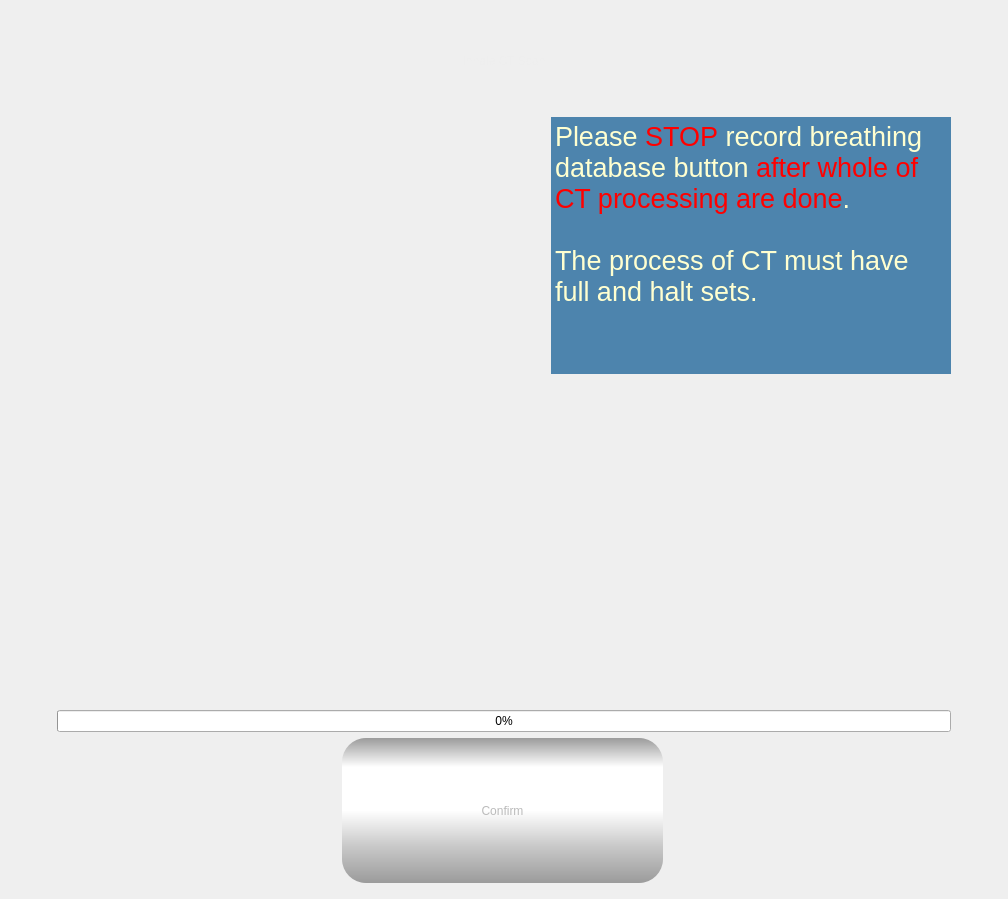
          <widget class="QWidget" name="pgStartInhaleCT">
           <layout class="QGridLayout" name="gridLayout_18">
            <item row="0" column="0" colspan="4">
             <widget class="QLabel" name="label_title_10">
              <property name="minimumSize">
               <size>
                <width>0</width>
                <height>100</height>
               </size>
              </property>
              <property name="maximumSize">
               <size>
                <width>16777215</width>
                <height>100</height>
               </size>
              </property>
              <property name="styleSheet">
               <string notr="true">	color:#eeeeee;
	font: 64pt &quot;Cascadia Code SemiBold&quot;;
	padding:0px;
	margin:0px;</string>
              </property>
              <property name="text">
               <string>Inhale CT Scan</string>
              </property>
              <property name="alignment">
               <set>Qt::AlignCenter</set>
              </property>
             </widget>
            </item>
            <item row="1" column="0">
             <spacer name="horizontalSpacer_8">
              <property name="orientation">
               <enum>Qt::Horizontal</enum>
              </property>
              <property name="sizeHint" stdset="0">
               <size>
                <width>40</width>
                <height>20</height>
               </size>
              </property>
             </spacer>
            </item>
            <item row="1" column="1" rowspan="2">
             <widget class="QWidget" name="wdgInhaleImg" native="true">
              <property name="minimumSize">
               <size>
                <width>488</width>
                <height>520</height>
               </size>
              </property>
              <property name="maximumSize">
               <size>
                <width>488</width>
                <height>520</height>
               </size>
              </property>
              <property name="styleSheet">
               <string notr="true">border-image:url(image/Inhale.png);</string>
              </property>
             </widget>
            </item>
            <item row="1" column="2">
             <widget class="QTextBrowser" name="tbsCTScan">
              <property name="sizePolicy">
               <sizepolicy hsizetype="Minimum" vsizetype="Minimum">
                <horstretch>0</horstretch>
                <verstretch>0</verstretch>
               </sizepolicy>
              </property>
              <property name="minimumSize">
               <size>
                <width>400</width>
                <height>0</height>
               </size>
              </property>
              <property name="maximumSize">
               <size>
                <width>16777215</width>
                <height>400</height>
               </size>
              </property>
              <property name="mouseTracking">
               <bool>false</bool>
              </property>
              <property name="focusPolicy">
               <enum>Qt::NoFocus</enum>
              </property>
              <property name="styleSheet">
               <string notr="true">font: 18pt &quot;Arial&quot;;
background-color:rgb(77,132,173);
color:rgb(255, 255, 208);
border:0px;
selection-color: none;
selection-background-color: none;</string>
              </property>
              <property name="html">
               <string>&lt;!DOCTYPE HTML PUBLIC &quot;-//W3C//DTD HTML 4.0//EN&quot; &quot;http://www.w3.org/TR/REC-html40/strict.dtd&quot;&gt;
&lt;html&gt;&lt;head&gt;&lt;meta name=&quot;qrichtext&quot; content=&quot;1&quot; /&gt;&lt;style type=&quot;text/css&quot;&gt;
p, li { white-space: pre-wrap; }
&lt;/style&gt;&lt;/head&gt;&lt;body style=&quot; font-family:'Arial'; font-size:18pt; font-weight:400; font-style:normal;&quot;&gt;
&lt;p style=&quot; margin-top:0px; margin-bottom:0px; margin-left:0px; margin-right:0px; -qt-block-indent:0; text-indent:0px;&quot;&gt;&lt;span style=&quot; font-size:20pt;&quot;&gt;Please &lt;/span&gt;&lt;span style=&quot; font-size:20pt; color:#ff0000;&quot;&gt;STOP&lt;/span&gt;&lt;span style=&quot; font-size:20pt;&quot;&gt; record breathing database button &lt;/span&gt;&lt;span style=&quot; font-size:20pt; color:#ff0000;&quot;&gt;after whole of CT processing are done&lt;/span&gt;&lt;span style=&quot; font-size:20pt;&quot;&gt;. &lt;/span&gt;&lt;/p&gt;
&lt;p style=&quot;-qt-paragraph-type:empty; margin-top:0px; margin-bottom:0px; margin-left:0px; margin-right:0px; -qt-block-indent:0; text-indent:0px; font-family:'PMingLiU'; font-size:20pt;&quot;&gt;&lt;br /&gt;&lt;/p&gt;
&lt;p style=&quot; margin-top:0px; margin-bottom:0px; margin-left:0px; margin-right:0px; -qt-block-indent:0; text-indent:0px;&quot;&gt;&lt;span style=&quot; font-size:20pt;&quot;&gt;The process of CT must have full and halt sets.&lt;/span&gt;&lt;/p&gt;&lt;/body&gt;&lt;/html&gt;</string>
              </property>
             </widget>
            </item>
            <item row="1" column="3">
             <spacer name="horizontalSpacer_26">
              <property name="orientation">
               <enum>Qt::Horizontal</enum>
              </property>
              <property name="sizeHint" stdset="0">
               <size>
                <width>40</width>
                <height>20</height>
               </size>
              </property>
             </spacer>
            </item>
            <item row="2" column="2">
             <widget class="QWidget" name="wdgIntraCT_2" native="true">
              <property name="minimumSize">
               <size>
                <width>0</width>
                <height>0</height>
               </size>
              </property>
              <property name="maximumSize">
               <size>
                <width>600</width>
                <height>450</height>
               </size>
              </property>
              <property name="styleSheet">
               <string notr="true">border-image:url(image/IntraCT.jpg);</string>
              </property>
             </widget>
            </item>
            <item row="5" column="0" colspan="4">
             <layout class="QHBoxLayout" name="horizontalLayout_9">
              <item>
               <widget class="QPushButton" name="btnNext_scanCT">
                <property name="enabled">
                 <bool>false</bool>
                </property>
                <property name="sizePolicy">
                 <sizepolicy hsizetype="Maximum" vsizetype="Fixed">
                  <horstretch>0</horstretch>
                  <verstretch>0</verstretch>
                 </sizepolicy>
                </property>
                <property name="minimumSize">
                 <size>
                  <width>324</width>
                  <height>150</height>
                 </size>
                </property>
                <property name="styleSheet">
                 <string notr="true">QPushButton{
font: 48pt &quot;Arial&quot;;
color:#666666;
border-radius:24px;
background-color: qlineargradient(spread:pad, x1:0, y1:0, x2:0, y2:1, stop:0 rgba(0, 155, 155, 255), stop:0.2 rgba(88, 239, 255, 255), stop:0.5 rgba(88, 239, 255, 255), stop:0.75 rgba(0, 200, 200, 255),  stop:1 rgba(0, 155, 155, 255));
padding: 0px 20px;
margin-bottom:5px;
margin-right:3px;
}

QPushButton:hover{
color:#aa3333;
background-color: qlineargradient(spread:pad, x1:0, y1:0, x2:0, y2:1, stop:0 rgba(50, 155, 155, 255), stop:0.2 rgba(150, 239, 255, 255), stop:0.5 rgba(150, 239, 255, 255), stop:0.75 rgba(50, 200, 200, 255),  stop:1 rgba(50, 155, 155, 255));
}

QPushButton:pressed{
	margin-top:5px;
	margin-bottom:0px;
	margin-left:3px;
	margin-right:0px;
}

QPushButton:disabled{
	color:#bbb;
	background-color: qlineargradient(spread:pad, x1:0, y1:0, x2:0, y2:1, stop:0 rgba(155, 155, 155, 255), stop:0.2 rgba(255, 255, 255, 255), stop:0.5 rgba(255, 255, 255, 255), stop:0.75 rgba(200, 200, 200, 255),  stop:1 rgba(155, 155, 155, 255));
}</string>
                </property>
                <property name="text">
                 <string>Confirm</string>
                </property>
               </widget>
              </item>
             </layout>
            </item>
            <item row="3" column="1" colspan="2">
             <layout class="QVBoxLayout" name="verticalLayout_8">
              <property name="spacing">
               <number>7</number>
              </property>
              <item>
               <widget class="QWidget" name="wdgIndicatorInhale" native="true">
                <property name="sizePolicy">
                 <sizepolicy hsizetype="Minimum" vsizetype="Fixed">
                  <horstretch>0</horstretch>
                  <verstretch>0</verstretch>
                 </sizepolicy>
                </property>
                <property name="minimumSize">
                 <size>
                  <width>300</width>
                  <height>60</height>
                 </size>
                </property>
                <property name="maximumSize">
                 <size>
                  <width>16777215</width>
                  <height>16777215</height>
                 </size>
                </property>
               </widget>
              </item>
              <item>
               <widget class="QProgressBar" name="pgbInhale">
                <property name="minimumSize">
                 <size>
                  <width>0</width>
                  <height>0</height>
                 </size>
                </property>
                <property name="value">
                 <number>0</number>
                </property>
               </widget>
              </item>
             </layout>
            </item>
           </layout>
          </widget>
